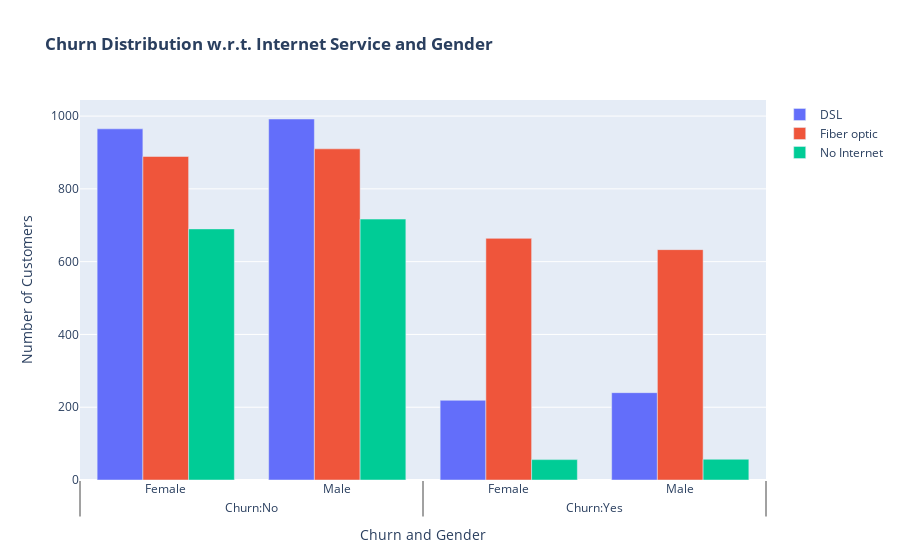

Notebook code for this chart:
### Code cell
fig = go.Figure()
fig.add_trace(go.Bar(
  x = [['Churn:No', 'Churn:No', 'Churn:Yes', 'Churn:Yes'],
       ["Female", "Male", "Female", "Male"]],
  y = [965, 992, 219, 240],
  name = 'DSL',
))

fig.add_trace(go.Bar(
  x = [['Churn:No', 'Churn:No', 'Churn:Yes', 'Churn:Yes'],
       ["Female", "Male", "Female", "Male"]],
  y = [889, 910, 664, 633],
  name = 'Fiber optic',
))

fig.add_trace(go.Bar(
  x = [['Churn:No', 'Churn:No', 'Churn:Yes', 'Churn:Yes'],
       ["Female", "Male", "Female", "Male"]],
  y = [690, 717, 56, 57],
  name = 'No Internet',
))

fig.update_layout(
    title_text="<b>Churn Distribution w.r.t. Internet Service and Gender</b>",
    xaxis_title="Churn and Gender",
    yaxis_title="Number of Customers",
    barmode='group'
)

fig.show()

### Figure 1 — Plotly figure (JSON) as saved in the notebook; plotly's stock layout.template omitted (floating-point values rounded to 4 significant figures)
{"data": [{"name": "DSL", "type": "bar", "x": [["Churn:No", "Churn:No", "Churn:Yes", "Churn:Yes"], ["Female", "Male", "Female", "Male"]], "y": [965, 992, 219, 240]}, {"name": "Fiber optic", "type": "bar", "x": [["Churn:No", "Churn:No", "Churn:Yes", "Churn:Yes"], ["Female", "Male", "Female", "Male"]], "y": [889, 910, 664, 633]}, {"name": "No Internet", "type": "bar", "x": [["Churn:No", "Churn:No", "Churn:Yes", "Churn:Yes"], ["Female", "Male", "Female", "Male"]], "y": [690, 717, 56, 57]}], "layout": {"barmode": "group", "title": {"text": "<b>Churn Distribution w.r.t. Internet Service and Gender</b>"}, "xaxis": {"title": {"text": "Churn and Gender"}}, "yaxis": {"title": {"text": "Number of Customers"}}}}
